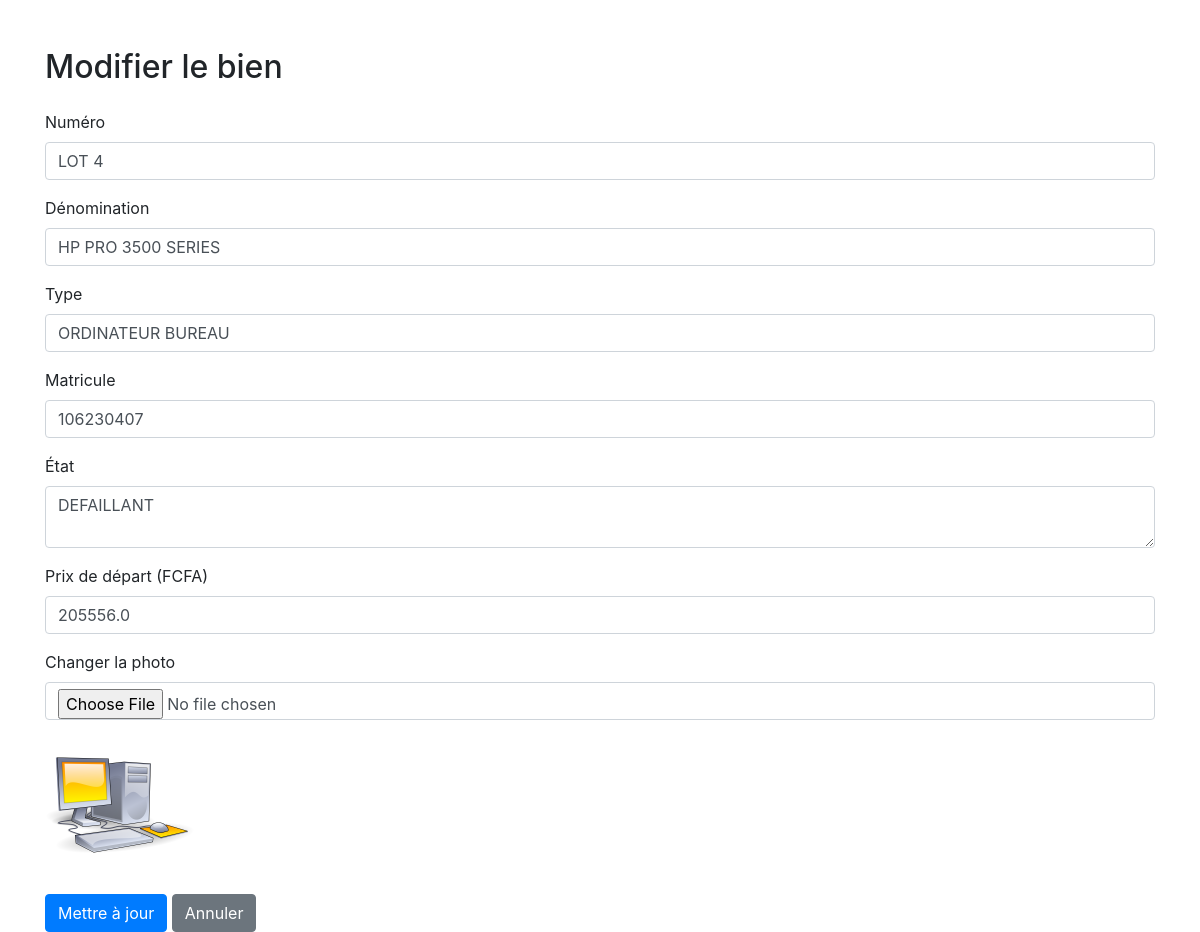
The page /admin/modifier_bien/4 (signed in) on the database its author committed.
### app.py (models this page shows)
class Bien(db.Model):
    id = db.Column(db.Integer, primary_key=True)
    numero = db.Column(db.String(50), nullable=False)
    denomination = db.Column(db.String(100), nullable=False)
    type = db.Column(db.String(50), nullable=False)
    matricule = db.Column(db.String(50), nullable=False)
    etat = db.Column(db.String(255), nullable=True)
    prix_depart = db.Column(db.Float, nullable=False)
    photo = db.Column(db.String(255), nullable=True)

### app.py (the view, shortened to what this page needs)
@app.route('/admin/modifier_bien/<int:bien_id>', methods=['GET', 'POST'])
def modifier_bien(bien_id):
    if not session.get('admin_logged_in'):
        return redirect(url_for('admin_login'))
    bien = Bien.query.get_or_404(bien_id)
    return render_template('modifier_bien.html', bien=bien)

### templates/modifier_bien.html (shortened to what this page needs)
<!DOCTYPE html>
<html lang="fr">
<head>
    <link href="https://stackpath.bootstrapcdn.com/bootstrap/4.5.2/css/bootstrap.min.css" rel="stylesheet">
</head>
<body>
<div class="container mt-5">
    <h2 class="mb-4">Modifier le bien</h2>
    <form method="POST" enctype="multipart/form-data">
        <div class="form-group">
            <label>Numéro</label>
            <input type="text" class="form-control" name="numero" value="{{ bien.numero }}" required>
        </div>
        <div class="form-group">
            <label>Dénomination</label>
            <input type="text" class="form-control" name="denomination" value="{{ bien.denomination }}" required>
        </div>
        <div class="form-group">
            <label>Type</label>
            <input type="text" class="form-control" name="type" value="{{ bien.type }}" required>
        </div>
        <div class="form-group">
            <label>Matricule</label>
            <input type="text" class="form-control" name="matricule" value="{{ bien.matricule }}" required>
        </div>
        <div class="form-group">
            <label>État</label>
            <textarea class="form-control" name="etat">{{ bien.etat }}</textarea>
        </div>
        <div class="form-group">
            <label>Prix de départ (FCFA)</label>
            <input type="number" step="0.01" class="form-control" name="prix_depart" value="{{ bien.prix_depart }}" required>
        </div>
        <div class="form-group">
            <label>Changer la photo</label>
            <input type="file" class="form-control" name="photo">
            {% if bien.photo %}
                <img src="{{ url_for('static', filename='uploads/' + bien.photo) }}" alt="Photo actuelle" width="150" class="mt-2">
            {% endif %}
        </div>
        <button type="submit" class="btn btn-primary">Mettre à jour</button>
        <a href="{{ url_for('admin_dashboard') }}" class="btn btn-secondary">Annuler</a>
    </form>
</div>
</body>
</html>

### rows shown on the page
Bien: numero "LOT 4", denomination "HP PRO 3500 SERIES", type "ORDINATEUR BUREAU", matricule "106230407", etat "DEFAILLANT", prix_depart "205556.0", photo (picture)
